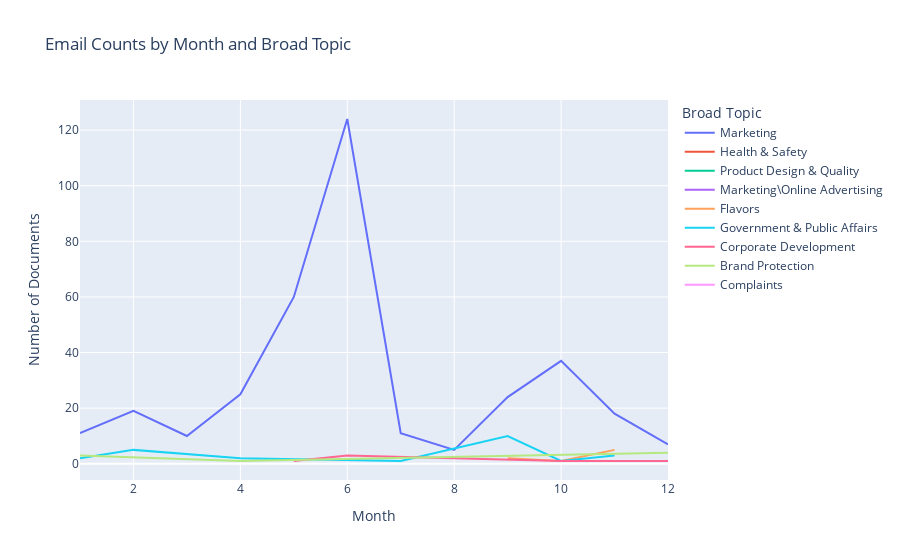

Notebook cell for this chart:
### Markdown cell above
Visualize the graph for change in email volume for broad topics across month and year for more granular analysis

### Code cell
# Group by month and overall topic, visualize the graph - email records
monthly_topic_counts = filtered_df.group_by(['month', 'assigned_topic']).len(name='document_count').sort('month')

fig = go.Figure()

# Add a trace for each topic
for topic in monthly_topic_counts['assigned_topic'].unique():
    topic_data = monthly_topic_counts.filter(pl.col('assigned_topic').eq(topic))
    fig.add_trace(go.Scatter(x=topic_data['month'], y=topic_data['document_count'],
                             mode='lines', name=topic))

# Layout - titles
fig.update_layout(
    title='Email Counts by Month and Broad Topic',
    xaxis_title='Month',
    yaxis_title='Number of Documents',
    legend_title='Broad Topic')

fig.show()

### Figure 1 — Plotly figure (JSON) as saved in the notebook; plotly's stock layout.template omitted (floating-point values rounded to 4 significant figures)
{"data": [{"mode": "lines", "name": "Marketing", "type": "scatter", "x": [1, 2, 3, 4, 5, 6, 7, 8, 9, 10, 11, 12], "y": [11, 19, 10, 25, 60, 124, 11, 5, 24, 37, 18, 7]}, {"mode": "lines", "name": "Health & Safety", "type": "scatter", "x": [6], "y": [2]}, {"mode": "lines", "name": "Product Design & Quality", "type": "scatter", "x": [5], "y": [2]}, {"mode": "lines", "name": "Marketing\\Online Advertising", "type": "scatter", "x": [10], "y": [1]}, {"mode": "lines", "name": "Flavors", "type": "scatter", "x": [9, 10, 11], "y": [2, 1, 5]}, {"mode": "lines", "name": "Government & Public Affairs", "type": "scatter", "x": [1, 2, 4, 7, 9, 10, 11], "y": [2, 5, 2, 1, 10, 1, 3]}, {"mode": "lines", "name": "Corporate Development", "type": "scatter", "x": [5, 6, 10, 12], "y": [1, 3, 1, 1]}, {"mode": "lines", "name": "Brand Protection", "type": "scatter", "x": [1, 4, 12], "y": [3, 1, 4]}, {"mode": "lines", "name": "Complaints", "type": "scatter", "x": [8], "y": [3]}], "layout": {"legend": {"title": {"text": "Broad Topic"}}, "title": {"text": "Email Counts by Month and Broad Topic"}, "xaxis": {"title": {"text": "Month"}}, "yaxis": {"title": {"text": "Number of Documents"}}}}
